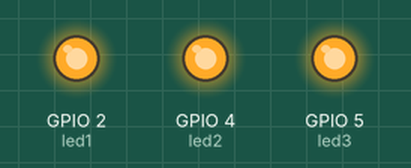
This sketch was run on a simulated ESP32. Shown: output pins drawn as LEDs (lit = HIGH).

Above: at 0.2 s.
At 1.2 s:
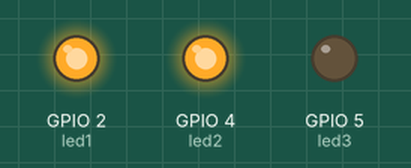
At 2.2 s:
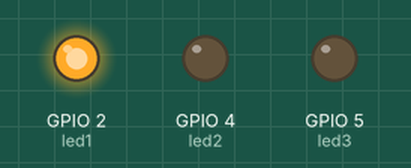
At 5.7 s:
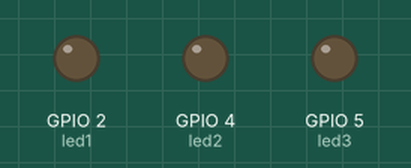
Timing chart, 0 to 6.9 s (numbered marks = the images above):
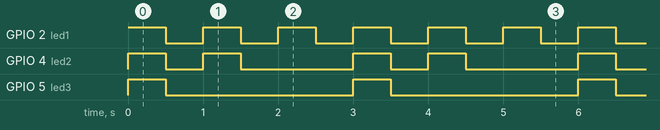

Measured:
- by itself, GPIO 2 (led1): alternates HIGH for 0.50 s and LOW for 0.50 s
- by itself, GPIO 4 (led2): repeats every 3.0 s: LOW 0.50 s, HIGH 0.50 s, LOW 1.5 s, HIGH 0.50 s
- by itself, GPIO 5 (led3): alternates HIGH for 0.50 s and LOW for 2.5 s

The sketch:

02_Blink2_ESP32.ino
```cpp
/*
  Blink2 - Test Breadboard with 3 LEDs (no loop)
*/

int led1 = 2;
int led2 = 4;
int led3 = 5;

void setup() {
  pinMode(led1, OUTPUT);
  pinMode(led2, OUTPUT);
  pinMode(led3, OUTPUT);
}

void loop() {
  digitalWrite(led1, HIGH);
  digitalWrite(led2, HIGH);
  digitalWrite(led3, HIGH);
  delay(500);
  digitalWrite(led1, LOW);
  digitalWrite(led2, LOW);
  digitalWrite(led3, LOW);
  delay(500);

  digitalWrite(led1, HIGH);
  digitalWrite(led2, HIGH);
  delay(500);
  digitalWrite(led1, LOW);
  digitalWrite(led2, LOW);
  delay(500);

  digitalWrite(led1, HIGH);
  delay(500);
  digitalWrite(led1, LOW);
  delay(500);
}
```
